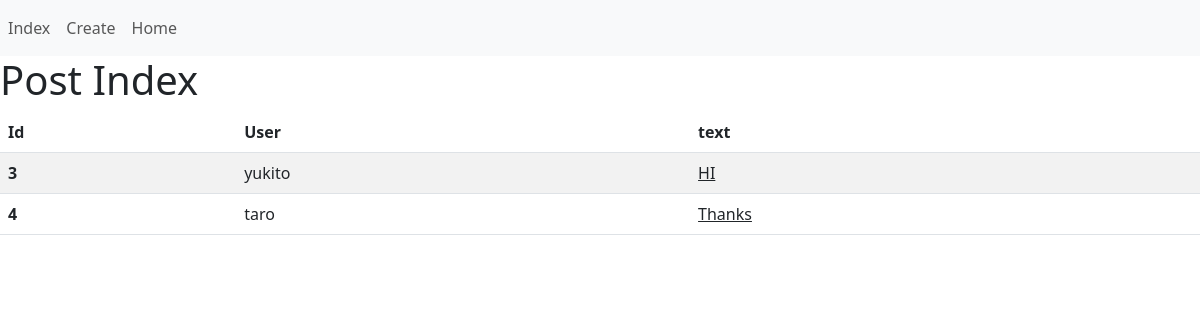
The page /index on the database as committed earlier.
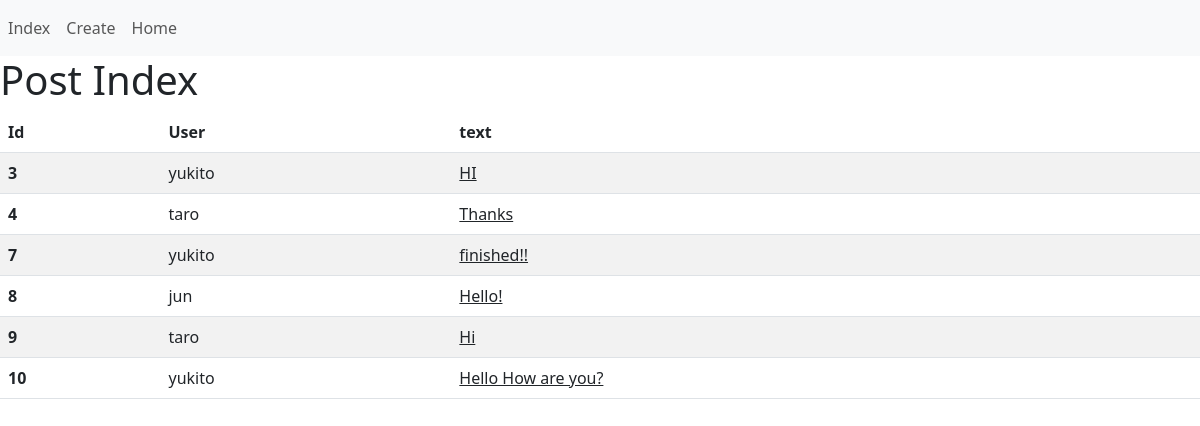
The same page on the database as committed later.
### core/models.py (models this page shows, shortened)
class Post(models.Model):
    user=models.ForeignKey(User,on_delete=models.CASCADE)
    text=models.TextField(max_length=300)
    date=models.DateTimeField(auto_now_add=True)
    like=models.PositiveIntegerField(default=0)

### core/views.py (the view)
# urls.py: path('index',views.index,name='index'),
def index(request):
    posts=Post.objects.all()
    context={
        'posts': posts,
    }
    return render(request,'core/index.html',context)

### templates/core/index.html (shortened to what this page needs)
{% extends 'base.html' %}
{% block content %}
    <h1>Post Index</h1>
    <table class="table table-striped">
        <thead>
          <tr>
            <th>Id</th>
            <th>User</th>
            <th>text</th>
          </tr>
        </thead>
        <tbody>
            {% for p in posts %}
            <tr>
                <th scope="row">{{p.id}}</th>
                <td>{{p.user}}</td>
                <td><a href="{% url 'detail' p.id %}" class="text-dark">{{p.text}}</a></td>
            </tr>
            {% endfor %}
        </tbody>
      </table>
{% endblock  %}

### templates/base.html (shortened to what this page needs)
<!DOCTYPE html>
<html lang="en">
<head>
    <link href="https://cdn.jsdelivr.net/npm/bootstrap@5.3.0/dist/css/bootstrap.min.css" rel="stylesheet">
</head>
<body>
    {% include 'navbar.html' %}
    {% block content %}
    {% endblock  %}
</body>
</html>

### templates/navbar.html
<nav class="navbar navbar-expand-lg navbar-light bg-light">
    <div class="collapse navbar-collapse" id="navbarSupportedContent">
      <ul class="navbar-nav mr-auto">
        <li class="nav-item ">
          <a class="nav-link" href="{% url 'index' %}">Index</span></a>
        </li>
        <li class="nav-item">
          <a class="nav-link" href="{% url 'create' %}">Create</a>
        </li>
        <li class="nav-item">
          <a class="nav-link " href="#">Home</a>
        </li>
      </ul>
    </div>
  </nav>

Rows that differ between the two databases and show on the page:
added Post: id "7", user "yukito", text "finished!!"
added Post: id "8", user "jun", text "Hello!"
added Post: id "9", user "taro", text "Hi"
added Post: id "10", user "yukito", text "Hello How are you?"
